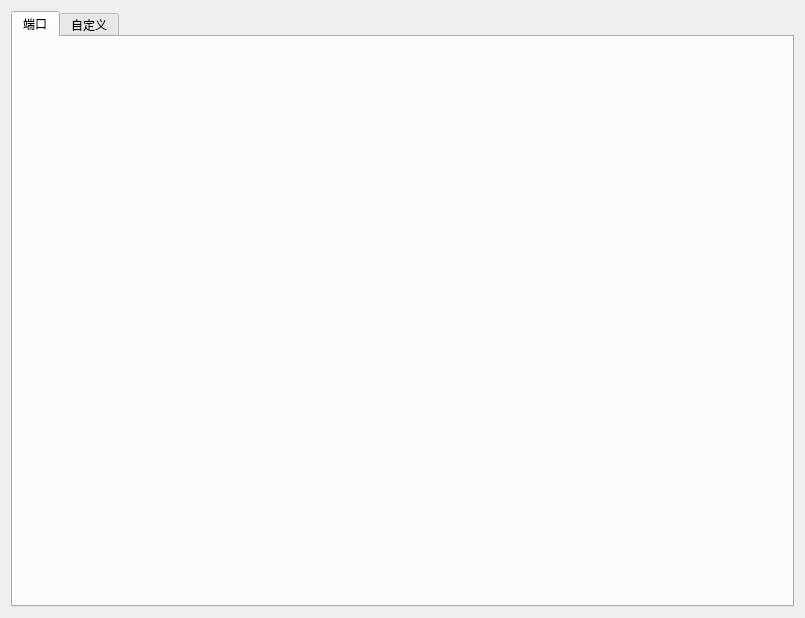
<?xml version="1.0" encoding="UTF-8"?>
<ui version="4.0">
 <class>Form</class>
 <widget class="QWidget" name="Form">
  <property name="geometry">
   <rect>
    <x>0</x>
    <y>0</y>
    <width>805</width>
    <height>618</height>
   </rect>
  </property>
  <property name="windowTitle">
   <string>Form</string>
  </property>
  <layout class="QGridLayout" name="gridLayout">
   <item row="0" column="0">
    <widget class="QTabWidget" name="tabWidget">
     <property name="currentIndex">
      <number>0</number>
     </property>
     <widget class="QWidget" name="tab">
      <attribute name="title">
       <string>端口</string>
      </attribute>
     </widget>
     <widget class="QWidget" name="tab_2">
      <attribute name="title">
       <string>自定义</string>
      </attribute>
     </widget>
    </widget>
   </item>
  </layout>
 </widget>
 <resources/>
 <connections/>
</ui>
